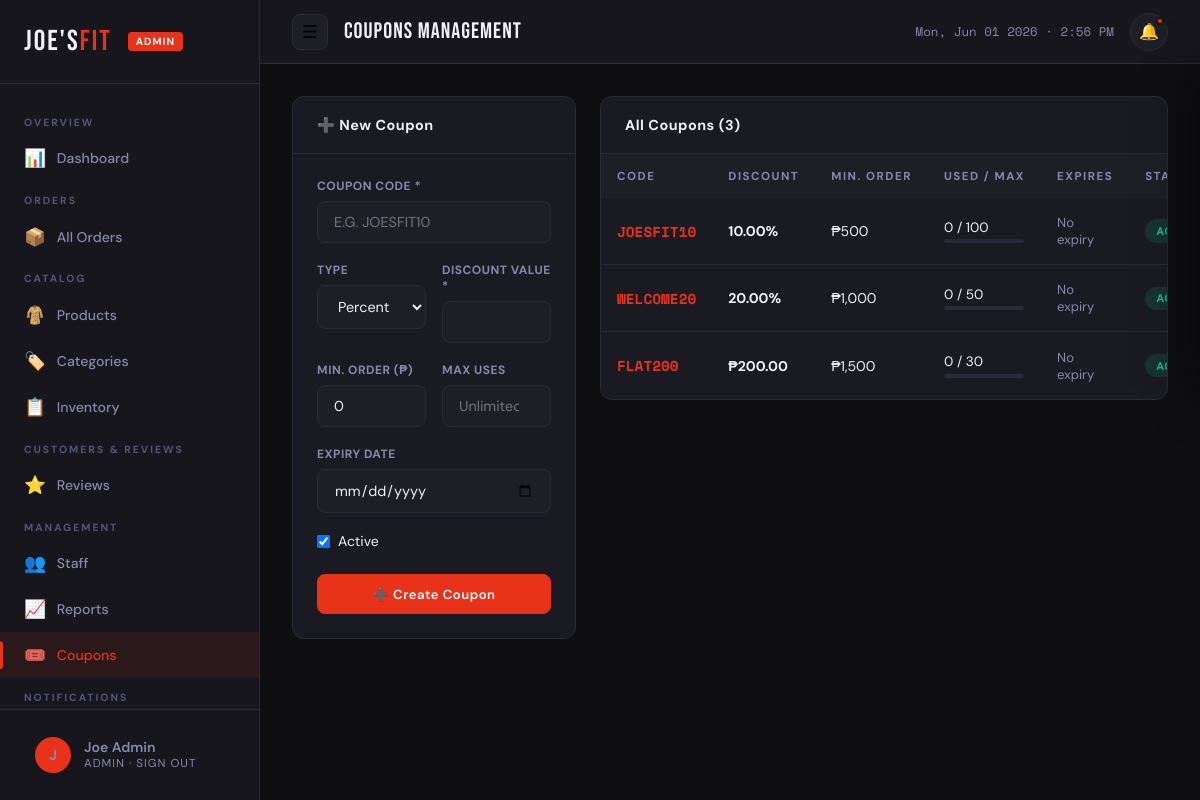
Page /admin/pages/coupons.php (signed in) on the committed database.
### tables this page shows
CREATE TABLE `coupons` (
  `id` int(11) NOT NULL AUTO_INCREMENT,
  `code` varchar(50) NOT NULL,
  `type` enum('percent','fixed') DEFAULT 'percent',
  `value` decimal(10,2) NOT NULL,
  `min_order` decimal(10,2) DEFAULT 0,
  `max_uses` int(11) DEFAULT NULL,
  `used_count` int(11) DEFAULT 0,
  `expires_at` date DEFAULT NULL,
  `is_active` tinyint(1) DEFAULT 1,
  `created_at` timestamp DEFAULT CURRENT_TIMESTAMP,
  PRIMARY KEY (`id`),
  UNIQUE KEY `code` (`code`)
);

### admin/pages/coupons.php (the view, shortened to what this page needs)
<?php
require_once '../includes/admin_header.php';
$editCoupon = null;
$coupons = $pdo->query("SELECT * FROM coupons ORDER BY created_at DESC")->fetchAll();
?>
<div style="display:grid;grid-template-columns:1fr 2fr;gap:1.5rem;align-items:start">
  <div class="card">
    <div class="card-header">
      <span class="card-title"><?= $editCoupon ? '✏️ Edit Coupon' : '➕ New Coupon' ?></span>
    </div>
    <div class="card-body">
      <form method="POST">
        <div class="form-group">
          <label class="form-label">Coupon Code *</label>
          <input type="text" name="code" class="form-control" required
                 value="<?= htmlspecialchars($editCoupon['code'] ?? '') ?>"
                 placeholder="e.g. JOESFIT10"
                 style="text-transform:uppercase"
                 oninput="this.value=this.value.toUpperCase()">
        </div>
        <div class="form-grid">
          <div class="form-group">
            <label class="form-label">Type</label>
            <select name="type" class="form-control">
              <option value="percent" <?= ($editCoupon['type']??'')==='percent'?'selected':'' ?>>Percent (%)</option>
            </select>
          </div>
          <div class="form-group">
            <label class="form-label">Discount Value *</label>
            <input type="number" name="value" class="form-control" step="0.01" min="0" required value="<?= $editCoupon['value'] ?? '' ?>">
          </div>
        </div>
        <div class="form-grid">
          <div class="form-group">
            <label class="form-label">Min. Order (₱)</label>
            <input type="number" name="min_order" class="form-control" step="0.01" min="0" value="<?= $editCoupon['min_order'] ?? 0 ?>">
          </div>
          <div class="form-group">
            <label class="form-label">Max Uses</label>
            <input type="number" name="max_uses" class="form-control" min="1" value="<?= $editCoupon['max_uses'] ?? '' ?>" placeholder="Unlimited">
          </div>
        </div>
        <div class="form-group">
          <label class="form-label">Expiry Date</label>
          <input type="date" name="expires_at" class="form-control" value="<?= $editCoupon['expires_at'] ?? '' ?>">
        </div>
        <label style="display:flex;align-items:center;gap:0.5rem;cursor:pointer;font-size:0.88rem;margin-bottom:1.5rem">
          <input type="checkbox" name="is_active" value="1" <?= ($editCoupon['is_active']??1)?'checked':'' ?>> Active
        </label>
        <button type="submit" class="btn btn-primary btn-full"><?= $editCoupon ? '💾 Update' : '➕ Create Coupon' ?></button>
      </form>
    </div>
  </div>
  <div class="card">
    <div class="card-header"><span class="card-title">All Coupons (<?= count($coupons) ?>)</span></div>
    <div class="table-wrap">
      <table>
        <thead><tr><th>Code</th><th>Discount</th><th>Min. Order</th><th>Used / Max</th><th>Expires</th><th>Status</th><th>Actions</th></tr></thead>
        <tbody>
          <?php foreach ($coupons as $c): ?>
            <tr>
              <td>
                <code style="font-family:var(--font-mono);font-weight:700;color:var(--accent);font-size:0.9rem"><?= htmlspecialchars($c['code']) ?></code>
              </td>
              <td style="font-weight:700">
                <?= $c['type']==='percent' ? $c['value'].'%' : '₱'.number_format($c['value'],2) ?>
              </td>
              <td>₱<?= number_format($c['min_order'],0) ?></td>
              <td style="font-size:0.85rem">
                <?= $c['used_count'] ?> / <?= $c['max_uses'] ?: '∞' ?>
                <div style="height:4px;background:var(--border);border-radius:2px;margin-top:0.2rem;width:80px">
                </div>
              </td>
              <td style="font-size:0.82rem;color:var(--text-muted)">
                <?= $c['expires_at'] ? date('M d, Y',strtotime($c['expires_at'])) : 'No expiry' ?>
              </td>
              <td>
                <form method="POST" style="display:inline">
                  <button type="submit" class="badge <?= $c['is_active']?'badge-active':'badge-inactive' ?>" style="cursor:pointer">
                    <?= $c['is_active']?'Active':'Inactive' ?>
                  </button>
                </form>
              </td>
            </tr>
          <?php endforeach; ?>
        </tbody>
      </table>
    </div>
  </div>
</div>
<?php require_once '../includes/admin_footer.php'; ?>

### admin/assets/css/admin.css (style rules this page uses)
:root { --bg: #0f0f12; --bg-2: #16161c; --bg-3: #1e1e27; --bg-card: #1a1a22; --text: #f0f0f5; --text-muted: #8888aa; --text-light: #555575; --accent: #e8321a; --accent-dark: #c42a14; --accent-glow: rgba(232,50,26,0.25); --blue: #3b82f6; --green: #10b981; --yellow: #f59e0b; --purple: #8b5cf6; --border: #2a2a38; --border-light: #333345; --shadow: 0 4px 24px rgba(0,0,0,0.4); --shadow-lg: 0 8px 48px rgba(0,0,0,0.6); --radius: 12px; --radius-sm: 8px; --font-display: 'Bebas Neue', sans-serif; --font-body: 'DM Sans', sans-serif; --font-mono: 'Space Mono', monospace; --sidebar-w: 260px; --header-h: 64px; --transition: 0.2s ease; }
*, *::before, *::after { box-sizing: border-box; margin: 0; padding: 0; }
html { scroll-behavior: smooth; }
body { font-family: var(--font-body); background: var(--bg); color: var(--text); min-height: 100vh; }
button { cursor: pointer; border: none; background: none; font-family: inherit; }
input, select, textarea { font-family: inherit; }
.card { background: var(--bg-card); border: 1px solid var(--border); border-radius: var(--radius); overflow: hidden; }
.card-header { padding: 1.2rem 1.5rem; border-bottom: 1px solid var(--border); display: flex; align-items: center; justify-content: space-between; }
.card-title { font-weight: 700; font-size: 0.9rem; letter-spacing: 0.5px; }
.card-body { padding: 1.5rem; }
.table-wrap { overflow-x: auto; }
table { width: 100%; border-collapse: collapse; font-size: 0.88rem; }
thead th { background: var(--bg-3); padding: 0.9rem 1rem; text-align: left; font-size: 0.72rem; font-weight: 700; letter-spacing: 1.5px; text-transform: uppercase; color: var(--text-muted); white-space: nowrap; }
tbody td { padding: 0.9rem 1rem; border-bottom: 1px solid var(--border); vertical-align: middle; }
tbody tr:last-child td { border-bottom: none; }
.badge { display: inline-flex; align-items: center; padding: 0.3rem 0.7rem; border-radius: 50px; font-size: 0.7rem; font-weight: 700; letter-spacing: 0.5px; text-transform: uppercase; white-space: nowrap; }
.badge-active { background: rgba(16,185,129,0.15); color: #10b981; }
.form-group { margin-bottom: 1.2rem; }
.form-label { display: block; font-size: 0.75rem; font-weight: 700; letter-spacing: 0.5px; text-transform: uppercase; color: var(--text-muted); margin-bottom: 0.4rem; }
.form-control { width: 100%; padding: 0.7rem 1rem; background: var(--bg-3); border: 1.5px solid var(--border); border-radius: var(--radius-sm); color: var(--text); font-size: 0.9rem; transition: border-color var(--transition), box-shadow var(--transition); }
select.form-control option { background: var(--bg-3); }
.form-grid { display: grid; grid-template-columns: 1fr 1fr; gap: 1rem; }
.btn { display: inline-flex; align-items: center; gap: 0.4rem; padding: 0.65rem 1.3rem; border-radius: var(--radius-sm); font-weight: 600; font-size: 0.82rem; letter-spacing: 0.5px; transition: all var(--transition); cursor: pointer; border: 1.5px solid transparent; white-space: nowrap; }
.btn-primary { background: var(--accent); color: white; border-color: var(--accent); }
.btn-full { width: 100%; justify-content: center; }

### rows in the picture
coupons: code "JOESFIT10", value "10.00", min_order "500", used_count "0", max_uses "100", shows "No expiry", is_active "ACTIVE"
coupons: code "WELCOME20", value "20.00", min_order "1,000", used_count "0", max_uses "50", shows "No expiry", is_active "ACTIVE"
coupons: code "FLAT200", value "200.00", min_order "1,500", used_count "0", max_uses "30", shows "No expiry", is_active "ACTIVE"

### other values in the picture
substr($admin['name'], 0, 1) "J"
$admin['name'] "Joe Admin"
$admin['role'] "ADMIN"
$pageTitle "Coupons Management"
count($coupons) "3"
